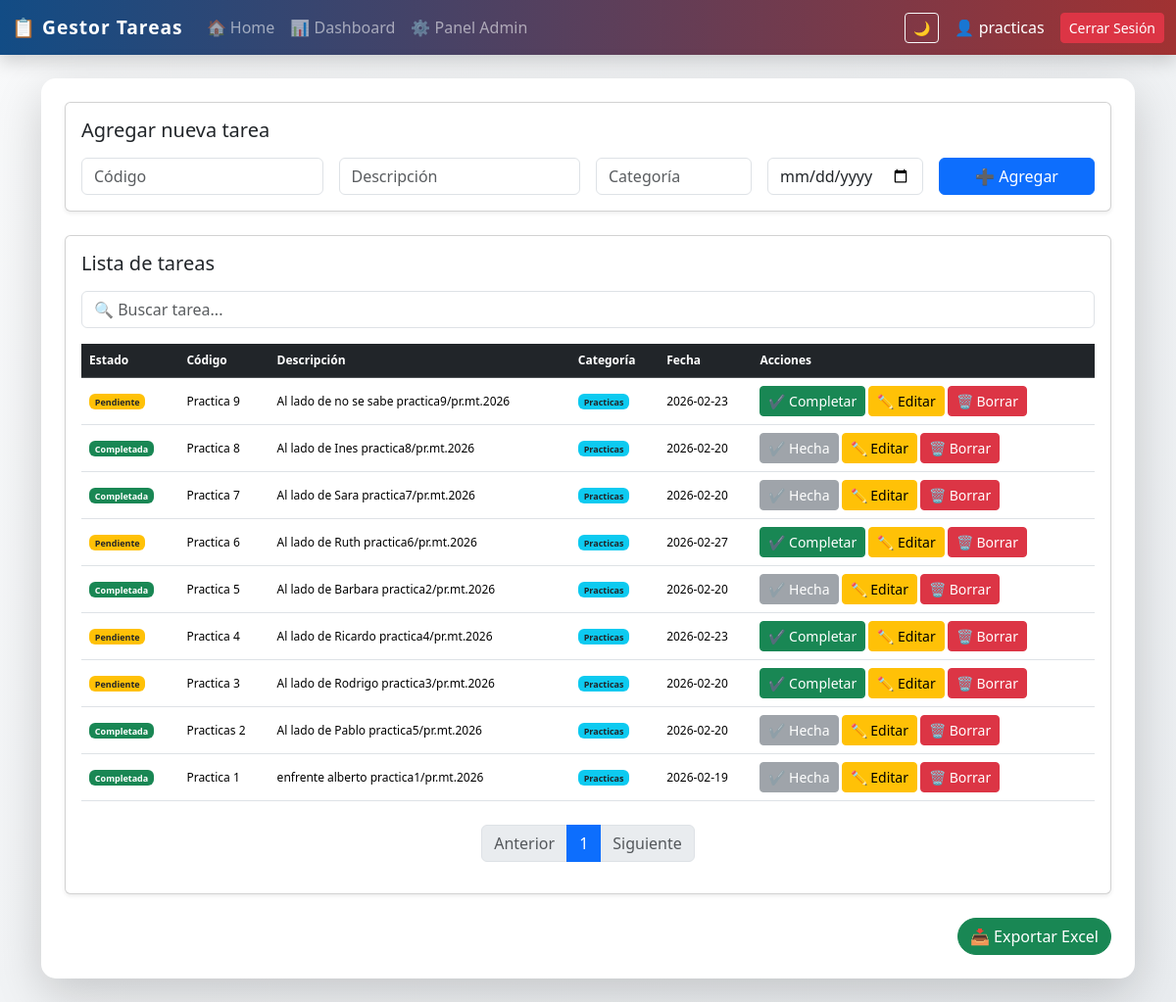
Before: / (signed in) with the older database file.
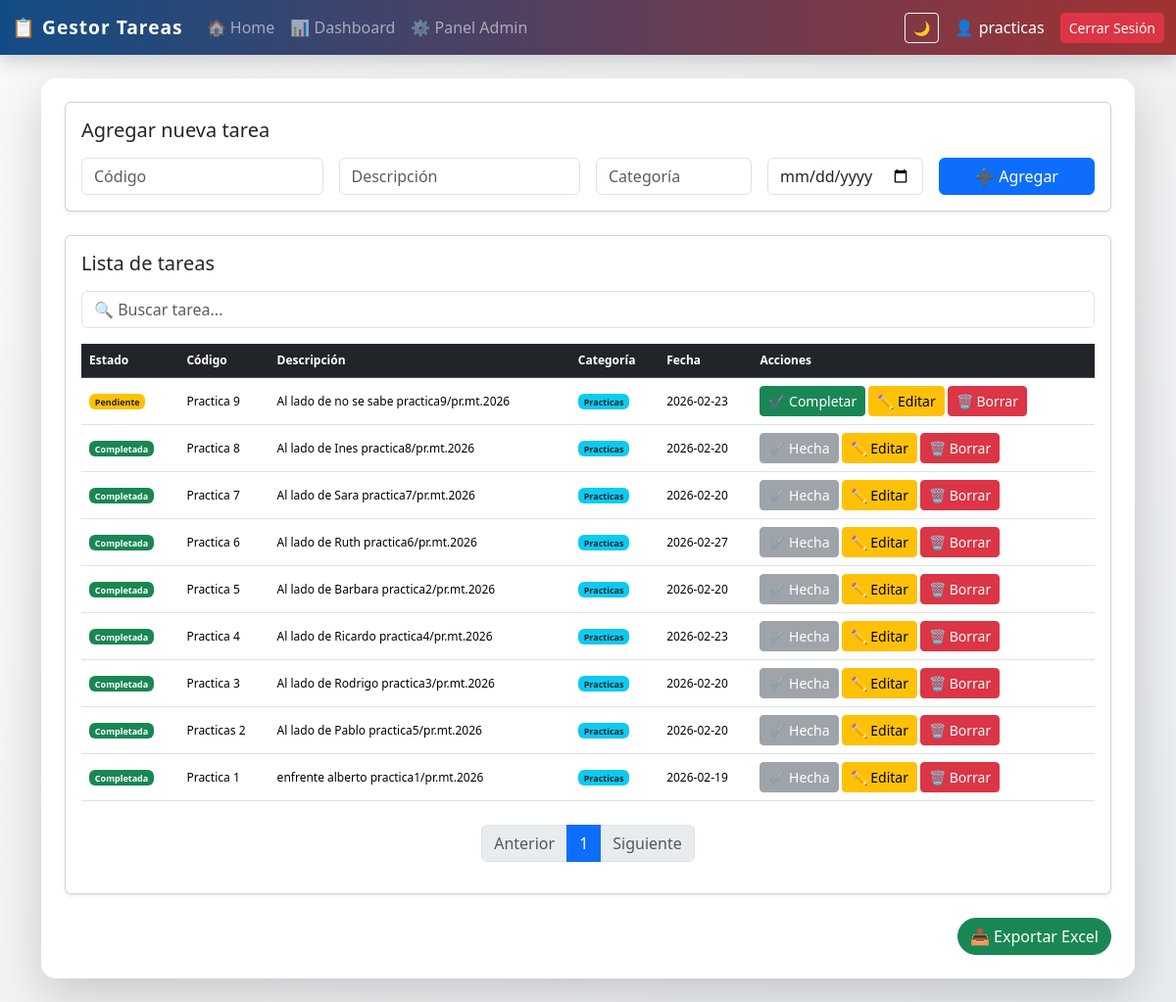
After: the same page with the newer database file.
### tables this page shows
CREATE TABLE tareas (
            id INTEGER PRIMARY KEY AUTOINCREMENT,
            descripcion TEXT NOT NULL,
            categoria TEXT,
            fecha TEXT,
            completada INTEGER DEFAULT 0,
            codigo TEXT,
            usuario_id INTEGER,
            FOREIGN KEY (usuario_id) REFERENCES usuarios(id)
        );

### app_web.py (the view)
@app.route("/")
@login_required
def index():
    user_id = session.get("user_id")
    es_admin = session.get("es_admin")
    page = request.args.get('page', 1, type=int)
    per_page = 10
    offset = (page - 1) * per_page
    conn = get_connection()
    cursor = conn.cursor()
    if es_admin == 1:
        cursor.execute("SELECT * FROM tareas ORDER BY id DESC LIMIT ? OFFSET ?", (per_page, offset))
        tareas = cursor.fetchall()
        cursor.execute("SELECT COUNT(*) FROM tareas")
        total_tareas = cursor.fetchone()[0]
    else:
        cursor.execute("SELECT * FROM tareas WHERE usuario_id = ? ORDER BY id DESC LIMIT ? OFFSET ?", (user_id, per_page, offset))
        tareas = cursor.fetchall()
        cursor.execute("SELECT COUNT(*) FROM tareas WHERE usuario_id = ?", (user_id,))
        total_tareas = cursor.fetchone()[0]
    conn.close()
    total_pages = (total_tareas + per_page - 1) // per_page if total_tareas > 0 else 1
    return render_template("index.html",
                           tareas=tareas,
                           page=page,
                           total_pages=total_pages)

### app_web.py (called while the page is built)
def get_connection():
    conn = sqlite3.connect(DB_NAME)
    conn.row_factory = sqlite3.Row
    return conn

def login_required(f):
    @wraps(f)
    def decorated_function(*args, **kwargs):
        if "user_id" not in session:
            return redirect(url_for("login"))
        return f(*args, **kwargs)
    return decorated_function

### templates/index.html
{% extends "base.html" %}
{% block content %}
<div class="card shadow-sm mb-4">
    <div class="card-body">
        <h5 class="card-title mb-3">Agregar nueva tarea</h5>
        <form action="/agregar" method="post" class="row g-3">
            <div class="col-md-3">
                <input name="codigo" class="form-control" placeholder="Código" required>
            </div>
            <div class="col-md-3">
                <input name="descripcion" class="form-control" placeholder="Descripción" required>
            </div>
            <div class="col-md-2">
                <input name="categoria" class="form-control" placeholder="Categoría">
            </div>
            <div class="col-md-2">
                <input name="fecha" type="date" class="form-control">
            </div>
            <div class="col-md-2">
                <button type="submit" class="btn btn-primary w-100">
                    ➕ Agregar
                </button>
            </div>
        </form>
    </div>
</div>
<div class="card shadow-sm">
    <div class="card-body">
        <h5 class="card-title mb-3">Lista de tareas</h5>
        <div class="mb-3">
            <input type="text" id="buscador" class="form-control" placeholder="🔍 Buscar tarea...">
        </div>
        <div class="table-responsive">
            <table class="table table-hover align-middle">
                <thead class="table-dark">
                    <tr>
                        <th>Estado</th>
                        <th>Código</th>
                        <th>Descripción</th>
                        <th>Categoría</th>
                        <th>Fecha</th>
                        <th>Acciones</th>
                    </tr>
                </thead>
                <tbody>
                    {% for tarea in tareas %}
                    <tr>
                        <td>
                            {% if tarea[4] == 1 %}
                                <span class="badge bg-success">Completada</span>
                            {% else %}
                                <span class="badge bg-warning text-dark">Pendiente</span>
                            {% endif %}
                        </td>
                        <td>{{ tarea[5] if tarea|length > 5 else '-' }}</td>
                        <td>{{ tarea[1] }}</td>
                        <td>
                            <span class="badge bg-info text-dark">
                                {{ tarea[2] if tarea[2] else "General" }}
                            </span>
                        </td>
                        <td>{{ tarea[3] if tarea[3] else "-" }}</td>
                        <td>
                            {% if tarea[4] == 0 %}
                            <a href="/completar/{{ tarea[0] }}" class="btn btn-sm btn-success">✔ Completar</a>
                            {% else %}
                            <button class="btn btn-sm btn-secondary" disabled>✔ Hecha</button>
                            {% endif %}
                            <a href="/editar/{{ tarea[0] }}" class="btn btn-sm btn-warning">✏ Editar</a>
                            <a href="/eliminar/{{ tarea[0] }}" class="btn btn-sm btn-danger"
                               onclick="return confirm('¿Seguro que deseas eliminar esta tarea?');">🗑 Borrar</a>
                        </td>
                    </tr>
                    {% endfor %}
                </tbody>
            </table>
            <nav class="mt-4">
                <ul class="pagination justify-content-center">
                    <li class="page-item {% if page <= 1 %}disabled{% endif %}">
                        <a class="page-link" href="?page={{ page - 1 }}">Anterior</a>
                    </li>
                    {% for p in range(1, total_pages + 1) %}
                    <li class="page-item {% if p == page %}active{% endif %}">
                        <a class="page-link" href="?page={{ p }}">{{ p }}</a>
                    </li>
                    {% endfor %}
                    <li class="page-item {% if page >= total_pages %}disabled{% endif %}">
                        <a class="page-link" href="?page={{ page + 1 }}">Siguiente</a>
                    </li>
                </ul>
            </nav>
        </div>
    </div>
</div>
{% endblock %}

### templates/base.html (shortened to what this page needs)
<!DOCTYPE html>
<html lang="es">
<head>
    <link href="https://cdn.jsdelivr.net/npm/bootstrap@5.3.2/dist/css/bootstrap.min.css" rel="stylesheet">
    <link rel="stylesheet" href="https://cdnjs.cloudflare.com/ajax/libs/animate.css/4.1.1/animate.min.css"/>
</head>
<body>
<nav class="navbar navbar-expand-lg navbar-dark shadow">
    <div class="container-fluid">
        <a class="navbar-brand fw-bold" href="/">
            📋 Gestor Tareas
        </a>
        <div class="collapse navbar-collapse" id="navbarNav">
            <ul class="navbar-nav me-auto">
                <li class="nav-item">
                    <a class="nav-link" href="/">🏠 Home</a>
                </li>
                <li class="nav-item">
                    <a class="nav-link" href="/dashboard">📊 Dashboard</a>
                </li>
                <li class="nav-item">
                    <a class="nav-link" href="/admin">⚙ Panel Admin</a>
                </li>
            </ul>
            <button onclick="toggleDark()"
                    class="btn btn-outline-light btn-sm me-3">
                🌙
            </button>
            <div class="d-flex align-items-center">
                <span class="text-white me-3">
                    👤 {{ session['user'] }}
                </span>
                <a href="/logout" class="btn btn-danger btn-sm">
                    Cerrar Sesión
                </a>
            </div>
        </div>
    </div>
</nav>
<div class="container my-4">
    <div class="card shadow-lg main-card animate__animated animate__fadeInUp">
        <div class="card-body p-4">
            {% block content %}{% endblock %}
            <div class="text-end mt-4">
                <a href="/exportar" class="btn btn-success export-btn">
                    📥 Exportar Excel
                </a>
            </div>
        </div>
    </div>
</div>
</body>
</html>

### templates/base.html (style rules this page uses)
body { background: linear-gradient(135deg, #f8f9fa, #e9ecef); transition: all 0.3s ease; }
.table-responsive { overflow-x: auto; -webkit-overflow-scrolling: touch; font-size: 12px; }
.navbar { background: linear-gradient(90deg, #124c85, #a13232); }
.navbar-brand { letter-spacing: 1px; font-size: 1.2rem; }
.nav-link { transition: 0.3s; }
.main-card { border-radius: 15px; border: none; }
.export-btn { border-radius: 50px; font-weight: 500; }

Changed rows visible on the page:
changed tareas "Practica 6": completada "Pendiente ✔ Completar" → "Completada ✔ Hecha"
changed tareas "Practica 4": completada "Pendiente ✔ Completar" → "Completada ✔ Hecha"
changed tareas "Practica 3": completada "Pendiente ✔ Completar" → "Completada ✔ Hecha"
